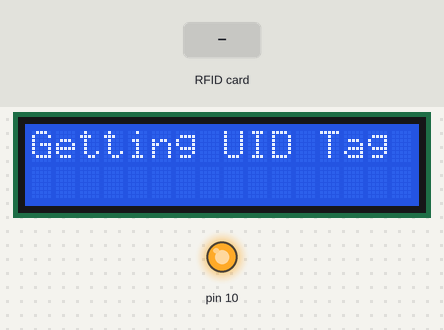
The sketch below on a simulated Arduino Uno, built with avr-gcc and run on an emulated ATmega328P. Parts: 16×2 character LCD, output pins drawn as LEDs (lit = HIGH). The test bench sets the inputs (shaded band). What the sketch prints to the serial monitor is not drawn.

Above: at 0.2 s.
3.4 s: RFID card 5E 7A 19 C4 held to the reader
At 4.2 s:
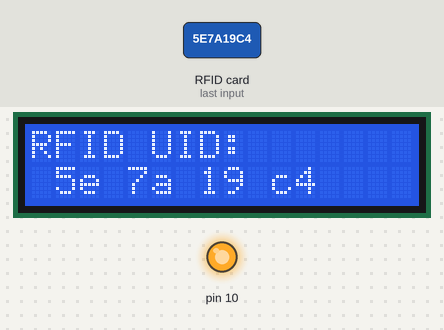
Timing chart, 0 to 6.4 s (numbered marks = the images above; inputs shaded):
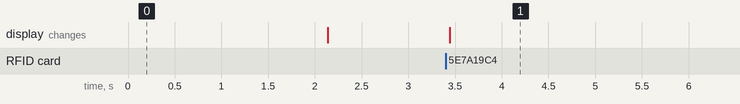

The sketch:

scan.ino
```cpp
/*
Wiring:
---------------------------------
RFID Reader (SPI):
SDA to Arduino D5 (or any other digital pin for SS)
SCK to Arduino D13
MOSI to Arduino D11
MISO to Arduino D12
RST to Arduino D17
GND to Arduino GND
3.3V to Arduino 3.3V
--------------------------------
*/

// 65 dd 0f ad
// f6 8c f6 03
// c1 2d a3 7b

#include <SPI.h>                  // Include SPI library for RFID communication
#include <MFRC522.h>              // Include MFRC522 library for RFID
#include <Wire.h>                 // Include Wire library for I2C communication
#include <LiquidCrystal_I2C.h>    // Include LiquidCrystal_I2C library for LCD

// RFID pins
#define SS_PIN 5                 // Define Slave Select pin for RFID
#define RST_PIN 17                // Define Reset pin for RFID

MFRC522 rfid(SS_PIN, RST_PIN);    // Create MFRC522 instance with defined SS and RST pins

// I2C LCD address (typically 0x27 or 0x3F)
LiquidCrystal_I2C lcd(0x27, 16, 2); // Create LCD instance with I2C address 0x27, 16 columns, and 2 rows

void setup() {
  Serial.begin(9600);             // Start serial communication at 9600 baud rate

  // Initialize RFID
  SPI.begin();                    // Initiate SPI bus
  rfid.PCD_Init();                // Initiate MFRC522 RFID module

  // Initialize LCD
  lcd.init();                     // Initialize the LCD
  lcd.backlight();                // Turn on the LCD backlight
  lcd.clear();                    // Clear the LCD screen
  lcd.setCursor(0, 0);            // Set cursor to the first row and column
  lcd.print("Getting UID Tag");   // Display initial message on LCD

  delay(2000);                    // Wait for 2 seconds
  lcd.clear();                    // Clear the LCD screen
}

void loop() {
  // Look for new cards
  if (!rfid.PICC_IsNewCardPresent() || !rfid.PICC_ReadCardSerial()) {
    return;                       // If no new card is present, exit the loop
  }

  // Display UID on Serial Monitor
  Serial.print("UID tag: ");
  String content = "";            // Create a string to hold the UID content
  for (byte i = 0; i < rfid.uid.size; i++) {
    Serial.print(rfid.uid.uidByte[i] < 0x10 ? " 0" : " ");
    Serial.print(rfid.uid.uidByte[i], HEX); // Print each byte of the UID in HEX format
    content.concat(String(rfid.uid.uidByte[i] < 0x10 ? " 0" : " "));
    content.concat(String(rfid.uid.uidByte[i], HEX)); // Append each byte to the content string
  }
  Serial.println();
  Serial.println();

  // Display UID on LCD
  lcd.clear();                    // Clear the LCD screen
  lcd.setCursor(0, 0);            // Set cursor to the first row and column
  lcd.print("RFID UID:");         // Display message on LCD
  lcd.setCursor(0, 1);            // Set cursor to the second row
  lcd.print(content);             // Display the UID content on LCD

  delay(2000);                    // Hold the display for 2 seconds

  // Halt PICC
  rfid.PICC_HaltA();              // Halt the PICC (card)
}
```

Measured:
- after the input at 3.4 s, the display: changes at once (image 1)
